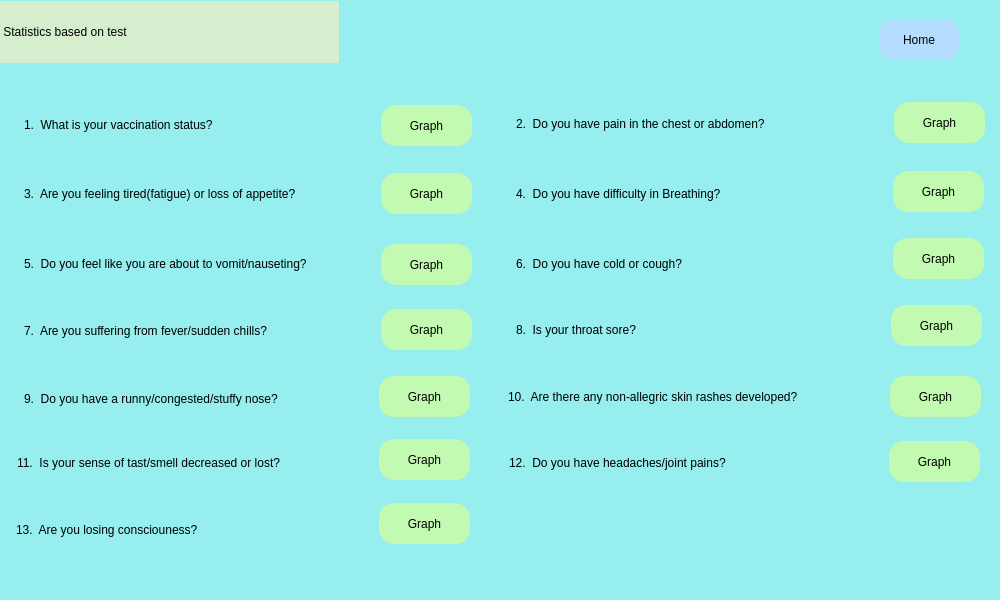
<?xml version="1.0" encoding="UTF-8"?>
<ui version="4.0">
 <class>Dialog</class>
 <widget class="QDialog" name="Dialog">
  <property name="geometry">
   <rect>
    <x>0</x>
    <y>0</y>
    <width>1000</width>
    <height>600</height>
   </rect>
  </property>
  <property name="minimumSize">
   <size>
    <width>1000</width>
    <height>600</height>
   </size>
  </property>
  <property name="windowTitle">
   <string>TrustedTest</string>
  </property>
  <property name="windowIcon">
   <iconset>
    <normaloff>App.png</normaloff>App.png</iconset>
  </property>
  <widget class="QWidget" name="widget" native="true">
   <property name="geometry">
    <rect>
     <x>-1</x>
     <y>-1</y>
     <width>1001</width>
     <height>601</height>
    </rect>
   </property>
   <property name="styleSheet">
    <string notr="true">background-color: rgb(150, 238, 238);</string>
   </property>
   <widget class="QLabel" name="label">
    <property name="geometry">
     <rect>
      <x>1</x>
      <y>2</y>
      <width>339</width>
      <height>62</height>
     </rect>
    </property>
    <property name="styleSheet">
     <string notr="true">font: 26pt &quot;Calibri&quot;;
background-color: rgb(214, 238, 205);</string>
    </property>
    <property name="text">
     <string> Statistics based on test</string>
    </property>
   </widget>
   <widget class="QPushButton" name="but_home">
    <property name="geometry">
     <rect>
      <x>880</x>
      <y>20</y>
      <width>80</width>
      <height>41</height>
     </rect>
    </property>
    <property name="styleSheet">
     <string notr="true">QPushButton#but_home{
	font: 10pt &quot;Calibri&quot;;
	background-color: rgb(180, 220, 255);
	border-radius:15px;
	font: 12pt &quot;MS Shell Dlg 2&quot;;
}
QPushButton#but_home:hover{
	font: 10pt &quot;Calibri&quot;;
	background-color: rgb(189, 238, 238);
	border-radius:15px;
	font: 12pt &quot;MS Shell Dlg 2&quot;;
}</string>
    </property>
    <property name="text">
     <string>Home</string>
    </property>
    <property name="icon">
     <iconset>
      <normaloff>Home.png</normaloff>Home.png</iconset>
    </property>
    <property name="autoDefault">
     <bool>false</bool>
    </property>
    <property name="flat">
     <bool>false</bool>
    </property>
   </widget>
   <widget class="QPushButton" name="q1">
    <property name="geometry">
     <rect>
      <x>382</x>
      <y>106</y>
      <width>91</width>
      <height>41</height>
     </rect>
    </property>
    <property name="styleSheet">
     <string notr="true">QPushButton#q1{
	background-color: rgb(195, 250, 177);
	font: 14pt &quot;Calibri&quot;;
	border-radius:15px;
}
QPushButton#q1:hover{
	background-color: rgb(214, 238, 205);
	font: 14pt &quot;Calibri&quot;;
	border-radius:15px;
}</string>
    </property>
    <property name="text">
     <string>Graph</string>
    </property>
   </widget>
   <widget class="QPushButton" name="q2">
    <property name="geometry">
     <rect>
      <x>895</x>
      <y>103</y>
      <width>91</width>
      <height>41</height>
     </rect>
    </property>
    <property name="styleSheet">
     <string notr="true">QPushButton#q2{
	background-color: rgb(195, 250, 177);
	font: 14pt &quot;Calibri&quot;;
	border-radius:15px;
}
QPushButton#q2:hover{
	background-color: rgb(214, 238, 205);
	font: 14pt &quot;Calibri&quot;;
	border-radius:15px;
}</string>
    </property>
    <property name="text">
     <string>Graph</string>
    </property>
   </widget>
   <widget class="QPushButton" name="q3">
    <property name="geometry">
     <rect>
      <x>382</x>
      <y>174</y>
      <width>91</width>
      <height>41</height>
     </rect>
    </property>
    <property name="styleSheet">
     <string notr="true">QPushButton#q3{
	background-color: rgb(195, 250, 177);
	font: 14pt &quot;Calibri&quot;;
	border-radius:15px;
}
QPushButton#q3:hover{
	background-color: rgb(214, 238, 205);
	font: 14pt &quot;Calibri&quot;;
	border-radius:15px;
}</string>
    </property>
    <property name="text">
     <string>Graph</string>
    </property>
   </widget>
   <widget class="QLabel" name="label_2">
    <property name="geometry">
     <rect>
      <x>25</x>
      <y>110</y>
      <width>241</width>
      <height>31</height>
     </rect>
    </property>
    <property name="styleSheet">
     <string notr="true">font: 12pt &quot;Calibri&quot;;</string>
    </property>
    <property name="text">
     <string>1.  What is your vaccination status?</string>
    </property>
   </widget>
   <widget class="QLabel" name="label_3">
    <property name="geometry">
     <rect>
      <x>517</x>
      <y>110</y>
      <width>310</width>
      <height>30</height>
     </rect>
    </property>
    <property name="styleSheet">
     <string notr="true">font: 12pt &quot;Calibri&quot;;</string>
    </property>
    <property name="text">
     <string>2.  Do you have pain in the chest or abdomen?</string>
    </property>
   </widget>
   <widget class="QLabel" name="label_4">
    <property name="geometry">
     <rect>
      <x>25</x>
      <y>179</y>
      <width>340</width>
      <height>31</height>
     </rect>
    </property>
    <property name="styleSheet">
     <string notr="true">font: 12pt &quot;Calibri&quot;;</string>
    </property>
    <property name="text">
     <string>3.  Are you feeling tired(fatigue) or loss of appetite?</string>
    </property>
   </widget>
   <widget class="QLabel" name="label_5">
    <property name="geometry">
     <rect>
      <x>517</x>
      <y>179</y>
      <width>300</width>
      <height>31</height>
     </rect>
    </property>
    <property name="styleSheet">
     <string notr="true">font: 12pt &quot;Calibri&quot;;</string>
    </property>
    <property name="text">
     <string>4.  Do you have difficulty in Breathing?</string>
    </property>
   </widget>
   <widget class="QLabel" name="label_6">
    <property name="geometry">
     <rect>
      <x>25</x>
      <y>249</y>
      <width>348</width>
      <height>31</height>
     </rect>
    </property>
    <property name="styleSheet">
     <string notr="true">font: 12pt &quot;Calibri&quot;;</string>
    </property>
    <property name="text">
     <string>5.  Do you feel like you are about to vomit/nauseting?</string>
    </property>
   </widget>
   <widget class="QLabel" name="label_7">
    <property name="geometry">
     <rect>
      <x>517</x>
      <y>254</y>
      <width>221</width>
      <height>21</height>
     </rect>
    </property>
    <property name="styleSheet">
     <string notr="true">font: 12pt &quot;Calibri&quot;;</string>
    </property>
    <property name="text">
     <string>6.  Do you have cold or cough?</string>
    </property>
   </widget>
   <widget class="QLabel" name="label_8">
    <property name="geometry">
     <rect>
      <x>25</x>
      <y>316</y>
      <width>309</width>
      <height>31</height>
     </rect>
    </property>
    <property name="styleSheet">
     <string notr="true">font: 12pt &quot;Calibri&quot;;</string>
    </property>
    <property name="text">
     <string>7.  Are you suffering from fever/sudden chills?</string>
    </property>
   </widget>
   <widget class="QLabel" name="label_9">
    <property name="geometry">
     <rect>
      <x>517</x>
      <y>320</y>
      <width>181</width>
      <height>21</height>
     </rect>
    </property>
    <property name="styleSheet">
     <string notr="true">font: 12pt &quot;Calibri&quot;;</string>
    </property>
    <property name="text">
     <string>8.  Is your throat sore?</string>
    </property>
   </widget>
   <widget class="QLabel" name="label_10">
    <property name="geometry">
     <rect>
      <x>25</x>
      <y>391</y>
      <width>315</width>
      <height>17</height>
     </rect>
    </property>
    <property name="styleSheet">
     <string notr="true">font: 12pt &quot;Calibri&quot;;</string>
    </property>
    <property name="text">
     <string>9.  Do you have a runny/congested/stuffy nose?</string>
    </property>
   </widget>
   <widget class="QLabel" name="label_11">
    <property name="geometry">
     <rect>
      <x>509</x>
      <y>389</y>
      <width>354</width>
      <height>18</height>
     </rect>
    </property>
    <property name="styleSheet">
     <string notr="true">font: 12pt &quot;Calibri&quot;;</string>
    </property>
    <property name="text">
     <string>10.  Are there any non-allegric skin rashes developed?</string>
    </property>
   </widget>
   <widget class="QLabel" name="label_12">
    <property name="geometry">
     <rect>
      <x>18</x>
      <y>456</y>
      <width>330</width>
      <height>16</height>
     </rect>
    </property>
    <property name="styleSheet">
     <string notr="true">font: 12pt &quot;Calibri&quot;;</string>
    </property>
    <property name="text">
     <string>11.  Is your sense of tast/smell decreased or lost?</string>
    </property>
   </widget>
   <widget class="QLabel" name="label_13">
    <property name="geometry">
     <rect>
      <x>510</x>
      <y>456</y>
      <width>270</width>
      <height>16</height>
     </rect>
    </property>
    <property name="styleSheet">
     <string notr="true">font: 12pt &quot;Calibri&quot;;</string>
    </property>
    <property name="text">
     <string>12.  Do you have headaches/joint pains?</string>
    </property>
   </widget>
   <widget class="QLabel" name="label_14">
    <property name="geometry">
     <rect>
      <x>17</x>
      <y>520</y>
      <width>226</width>
      <height>21</height>
     </rect>
    </property>
    <property name="styleSheet">
     <string notr="true">font: 12pt &quot;Calibri&quot;;</string>
    </property>
    <property name="text">
     <string>13.  Are you losing consciouness?</string>
    </property>
   </widget>
   <widget class="QPushButton" name="q4">
    <property name="geometry">
     <rect>
      <x>894</x>
      <y>172</y>
      <width>91</width>
      <height>41</height>
     </rect>
    </property>
    <property name="styleSheet">
     <string notr="true">QPushButton#q4{
	background-color: rgb(195, 250, 177);
	font: 14pt &quot;Calibri&quot;;
	border-radius:15px;
}
QPushButton#q4:hover{
	background-color: rgb(214, 238, 205);
	font: 14pt &quot;Calibri&quot;;
	border-radius:15px;
}</string>
    </property>
    <property name="text">
     <string>Graph</string>
    </property>
   </widget>
   <widget class="QPushButton" name="q5">
    <property name="geometry">
     <rect>
      <x>382</x>
      <y>245</y>
      <width>91</width>
      <height>41</height>
     </rect>
    </property>
    <property name="styleSheet">
     <string notr="true">QPushButton#q5{
	background-color: rgb(195, 250, 177);
	font: 14pt &quot;Calibri&quot;;
	border-radius:15px;
}
QPushButton#q5:hover{
	background-color: rgb(214, 238, 205);
	font: 14pt &quot;Calibri&quot;;
	border-radius:15px;
}</string>
    </property>
    <property name="text">
     <string>Graph</string>
    </property>
   </widget>
   <widget class="QPushButton" name="q6">
    <property name="geometry">
     <rect>
      <x>894</x>
      <y>239</y>
      <width>91</width>
      <height>41</height>
     </rect>
    </property>
    <property name="styleSheet">
     <string notr="true">QPushButton#q6{
	background-color: rgb(195, 250, 177);
	font: 14pt &quot;Calibri&quot;;
	border-radius:15px;
}
QPushButton#q6:hover{
	background-color: rgb(214, 238, 205);
	font: 14pt &quot;Calibri&quot;;
	border-radius:15px;
}</string>
    </property>
    <property name="text">
     <string>Graph</string>
    </property>
   </widget>
   <widget class="QPushButton" name="q7">
    <property name="geometry">
     <rect>
      <x>382</x>
      <y>310</y>
      <width>91</width>
      <height>41</height>
     </rect>
    </property>
    <property name="styleSheet">
     <string notr="true">QPushButton#q7{
	background-color: rgb(195, 250, 177);
	font: 14pt &quot;Calibri&quot;;
	border-radius:15px;
}
QPushButton#q7:hover{
	background-color: rgb(214, 238, 205);
	font: 14pt &quot;Calibri&quot;;
	border-radius:15px;
}</string>
    </property>
    <property name="text">
     <string>Graph</string>
    </property>
   </widget>
   <widget class="QPushButton" name="q8">
    <property name="geometry">
     <rect>
      <x>892</x>
      <y>306</y>
      <width>91</width>
      <height>41</height>
     </rect>
    </property>
    <property name="styleSheet">
     <string notr="true">QPushButton#q8{
	background-color: rgb(195, 250, 177);
	font: 14pt &quot;Calibri&quot;;
	border-radius:15px;
}
QPushButton#q8:hover{
	background-color: rgb(214, 238, 205);
	font: 14pt &quot;Calibri&quot;;
	border-radius:15px;
}</string>
    </property>
    <property name="text">
     <string>Graph</string>
    </property>
   </widget>
   <widget class="QPushButton" name="q9">
    <property name="geometry">
     <rect>
      <x>380</x>
      <y>377</y>
      <width>91</width>
      <height>41</height>
     </rect>
    </property>
    <property name="styleSheet">
     <string notr="true">QPushButton#q9{
	background-color: rgb(195, 250, 177);
	font: 14pt &quot;Calibri&quot;;
	border-radius:15px;
}
QPushButton#q9:hover{
	background-color: rgb(214, 238, 205);
	font: 14pt &quot;Calibri&quot;;
	border-radius:15px;
}</string>
    </property>
    <property name="text">
     <string>Graph</string>
    </property>
   </widget>
   <widget class="QPushButton" name="q10">
    <property name="geometry">
     <rect>
      <x>891</x>
      <y>377</y>
      <width>91</width>
      <height>41</height>
     </rect>
    </property>
    <property name="styleSheet">
     <string notr="true">QPushButton#q10{
	background-color: rgb(195, 250, 177);
	font: 14pt &quot;Calibri&quot;;
	border-radius:15px;
}
QPushButton#q10:hover{
	background-color: rgb(214, 238, 205);
	font: 14pt &quot;Calibri&quot;;
	border-radius:15px;
}</string>
    </property>
    <property name="text">
     <string>Graph</string>
    </property>
   </widget>
   <widget class="QPushButton" name="q11">
    <property name="geometry">
     <rect>
      <x>380</x>
      <y>440</y>
      <width>91</width>
      <height>41</height>
     </rect>
    </property>
    <property name="styleSheet">
     <string notr="true">QPushButton#q11{
	background-color: rgb(195, 250, 177);
	font: 14pt &quot;Calibri&quot;;
	border-radius:15px;
}
QPushButton#q11:hover{
	background-color: rgb(214, 238, 205);
	font: 14pt &quot;Calibri&quot;;
	border-radius:15px;
}</string>
    </property>
    <property name="text">
     <string>Graph</string>
    </property>
   </widget>
   <widget class="QPushButton" name="q12">
    <property name="geometry">
     <rect>
      <x>890</x>
      <y>442</y>
      <width>91</width>
      <height>41</height>
     </rect>
    </property>
    <property name="styleSheet">
     <string notr="true">QPushButton#q12{
	background-color: rgb(195, 250, 177);
	font: 14pt &quot;Calibri&quot;;
	border-radius:15px;
}
QPushButton#q12:hover{
	background-color: rgb(214, 238, 205);
	font: 14pt &quot;Calibri&quot;;
	border-radius:15px;
}</string>
    </property>
    <property name="text">
     <string>Graph</string>
    </property>
   </widget>
   <widget class="QPushButton" name="q13">
    <property name="geometry">
     <rect>
      <x>380</x>
      <y>504</y>
      <width>91</width>
      <height>41</height>
     </rect>
    </property>
    <property name="styleSheet">
     <string notr="true">QPushButton#q13{
	background-color: rgb(195, 250, 177);
	font: 14pt &quot;Calibri&quot;;
	border-radius:15px;
}
QPushButton#q13:hover{
	background-color: rgb(214, 238, 205);
	font: 14pt &quot;Calibri&quot;;
	border-radius:15px;
}</string>
    </property>
    <property name="text">
     <string>Graph</string>
    </property>
   </widget>
  </widget>
 </widget>
 <resources/>
 <connections/>
</ui>
